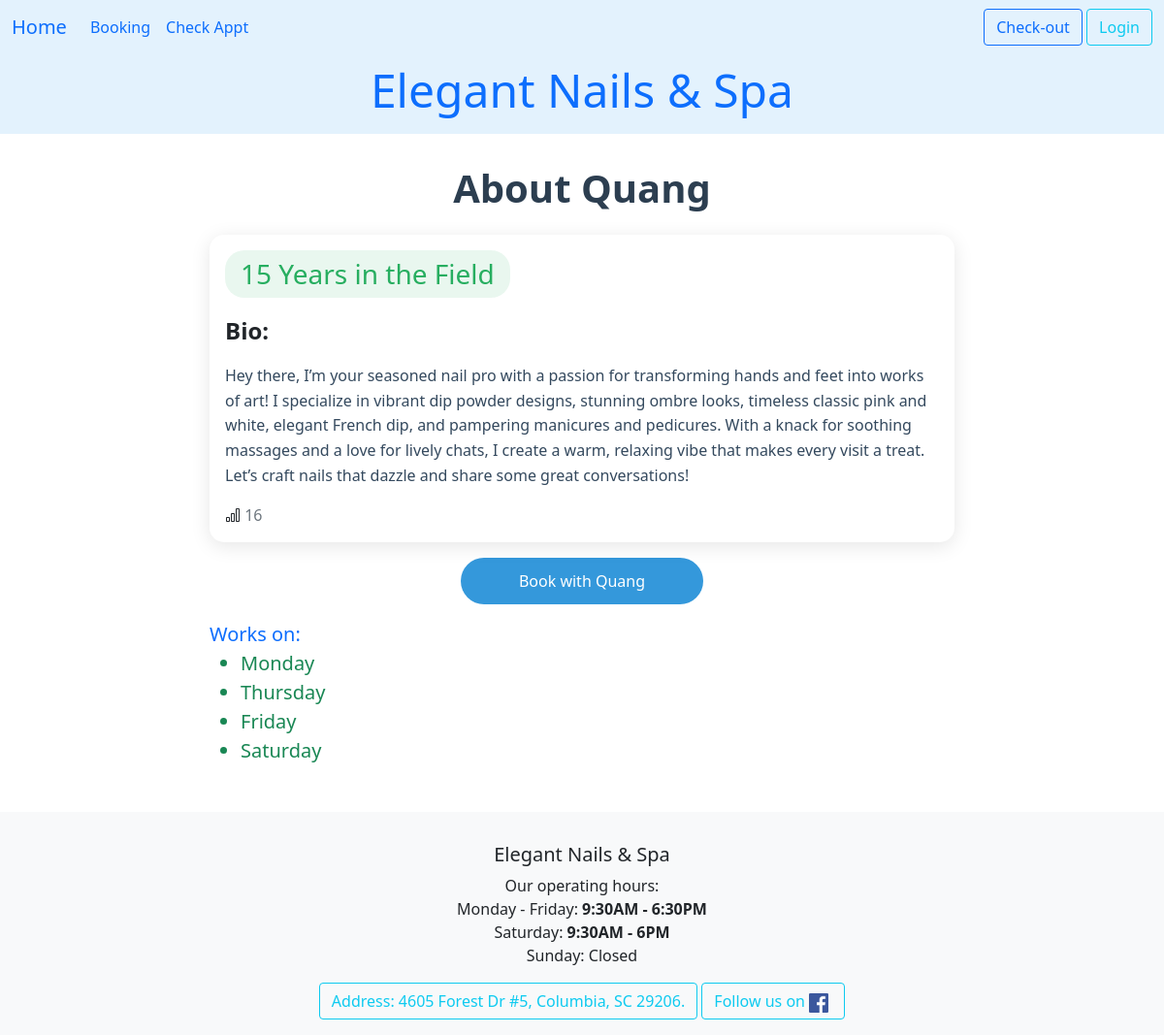
The app's page /ledger/employee/2/, older data.
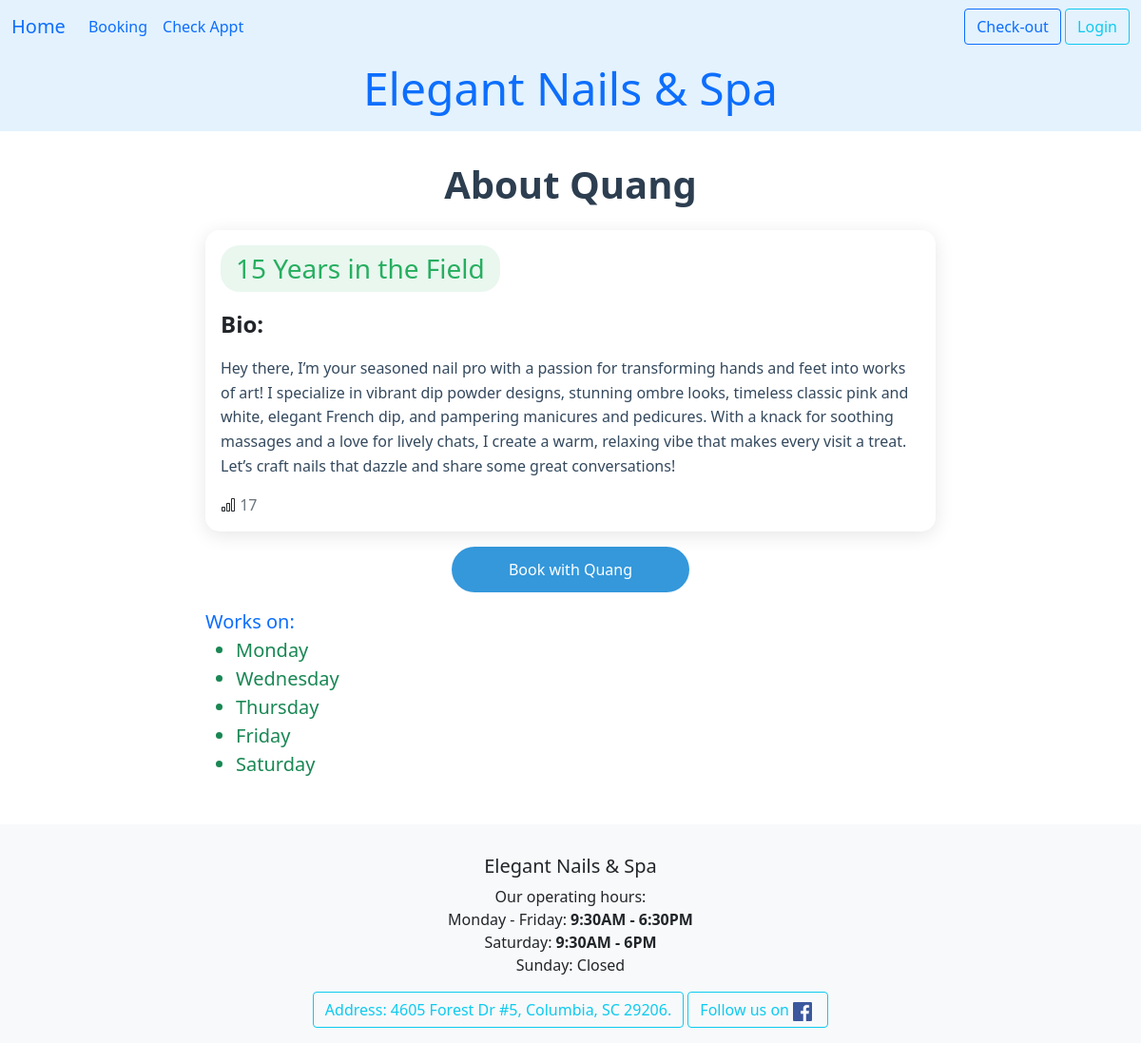
The same page, newer data.
### ledger/models.py (models this page shows, shortened)
class Technician(models.Model):
    name = models.CharField(max_length=25)
    phone = PhoneNumberField()
    email = models.EmailField(max_length=40, null=True, blank=True)
    owner = models.ForeignKey(settings.AUTH_USER_MODEL, on_delete=models.DO_NOTHING)
    start_work_at = models.TimeField()
    end_work = models.TimeField()
    isWork = models.BooleanField(default=False)
    picture = models.ImageField(upload_to='tech_pictures/', null=True, editable=True)
    services = models.ManyToManyField("Service", blank=True, related_name="tech")
    time_come_in = models.DateTimeField(null=True)
    work_days = models.CharField(max_length=7, default="1111110", help_text="MTWTFSS: 1 for work, 0 for off")
    vacation_start = models.DateField(null=True, blank=True, help_text="Start vacation")
    vacation_end = models.DateField(null=True, blank=True, help_text="End vacation, back work!")
    date_go_work = models.DateField(null=True, blank=True)
    history = HistoricalRecords()
    hire_date = models.DateField(auto_now_add=True, help_text="Date when the technician was hired")
    experience = models.PositiveIntegerField(default=0, help_text="Years of experience in the field")
    bio = models.TextField(max_length=500, null=True, blank=True, help_text="Short bio about the technician")
    view_count = models.IntegerField(default=0)
    is_accept_booking = models.BooleanField(default=True, help_text="Is the technician accepting new bookings?")
    @property
    def get_experience(self):
        today = timezone.now().date()
        if not self.hire_date:
            return self.experience
        if self.hire_date > today:
            return self.experience
        total = self.experience
        gain = today.year - self.hire_date.year
        if (today.month, today.day) < (self.hire_date.month, self.hire_date.day):
            gain -= 1
        total = self.experience + gain
        return max(total, 0)
    def still_vacation(self):
        if self.vacation_end:
            return self.vacation_end > timezone.now().date()
        return False
    class Meta:
        unique_together = ('name','phone',)
        ordering = ['time_come_in','name']
    def get_absolute_url(self):
        return reverse("datHen:technician_detail", kwargs={"pk": self.pk})

### ledger/views.py (the view)
# urls.py: path('ledger/employee/<int:pk>/', views.EmployeeBio.as_view(), name='employee_bio'),
class EmployeeBio(DetailView):
    template = "ledger/employee_bio.html"
    week_days = [
        "Monday",
        "Tuesday",
        "Wednesday",
        "Thursday",
        "Friday",
        "Saturday",
        "Sunday"]
    def get(self, request, pk):
        employee = get_object_or_404(Technician, id=pk)
        Technician.objects.filter(id=pk).update(view_count=F('view_count') + 1)
        work_days = [self.week_days[index] for index,day in enumerate(employee.work_days) if day == '1' and index < len(self.week_days)]
        context = {'employee': employee, 'work_days': work_days}
        return render(request, self.template, context)

### ledger/templates/ledger/employee_bio.html (shortened to what this page needs)
{% extends 'base.html' %}
{% load crispy_forms_tags %}
{% load crispy_forms_filters %}
{% block content %}
<div class="container profile-container">
    <h1 class="profile-header">About {{ employee.name | title }}    </h1>
    <div class="card profile-card">
        <div class="card-body">
            <h3 class="experience-badge">{{ employee.get_experience }} Years in the Field</h3>
            <p class="fs-4 fw-bold">Bio:</p>
            <p class="bio-section">{{ employee.bio }}</p>
            <i class="bi bi-bar-chart"></i><span class="text-sm-end text-secondary"> {{ employee.view_count }}</span>
        </div>
    </div>
    {% if employee.is_accept_booking %}
    <a href="{{ employee.get_absolute_url }}" class="text-decoration-none">
        <button class="book-button">Book with {{ employee.name | title }}</button>
    </a>
    {% endif %}
    <div class="fs-5 text-primary">Works on:</div>
    <ul>
    {% for work_day in work_days %}
        <li class="fs-5 text-success"> {{ work_day }}</li>
    {% endfor %}
    </ul>
</div>
{% endblock content %}

Row changes from the older to the newer data that the page shows:
changed Technician "Quang": view_count "16" → "17"
Text that changed along with them:
new list line: "Wednesday"
